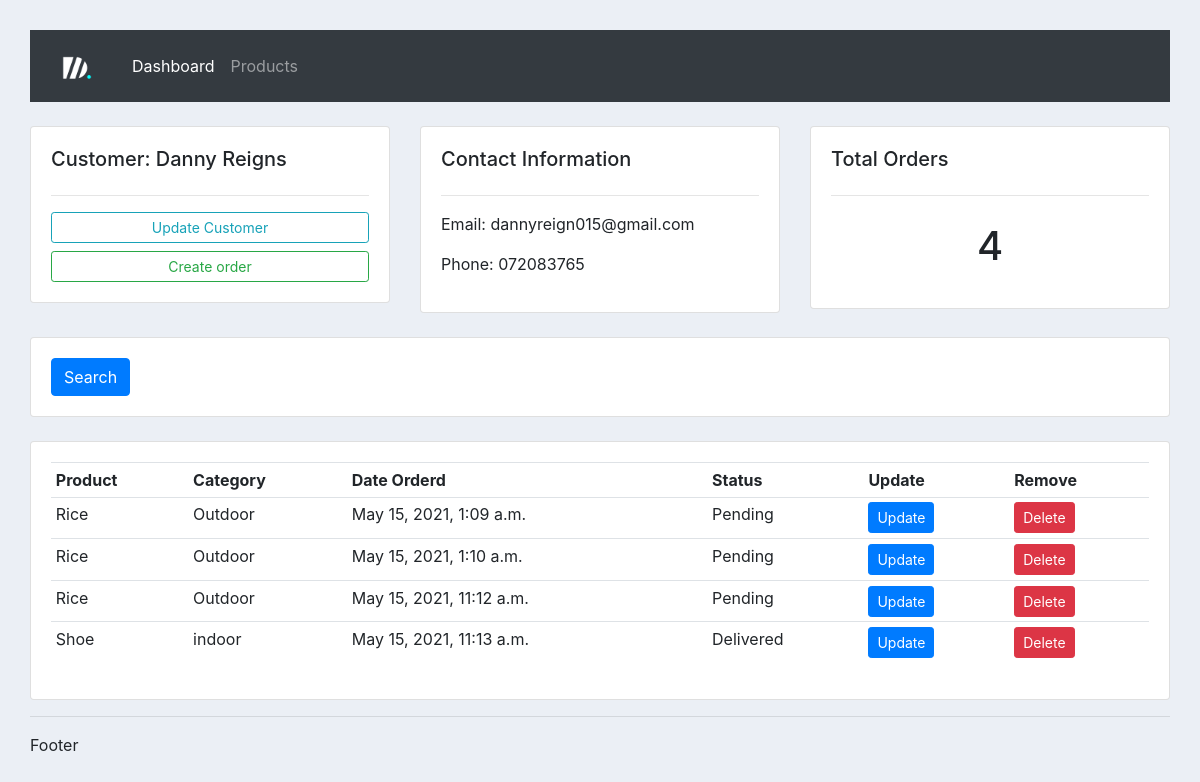
Before: /customer/1/ with the older database file.
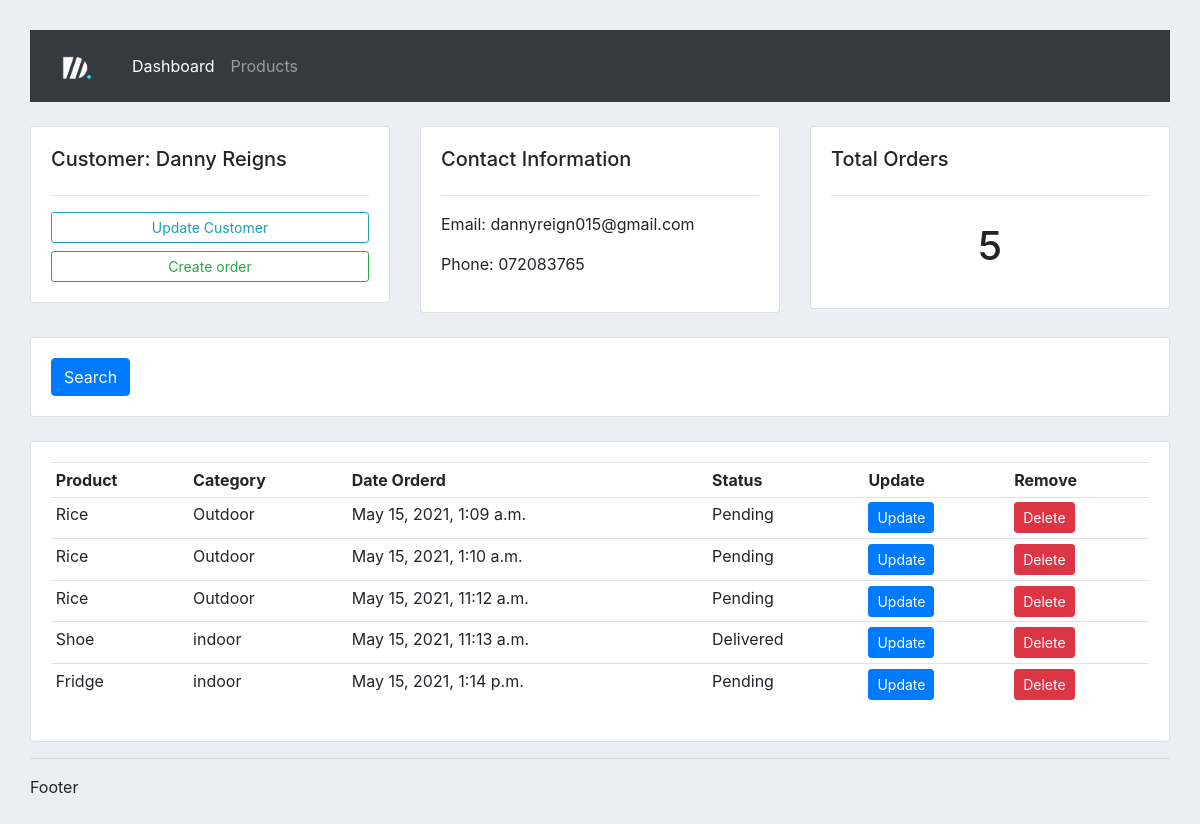
After: the same page with the newer database file.
### crm_app/models.py (models this page shows, shortened)
class Order(models.Model):
    STATUS =(
        ('Pending', 'Pending'),
        ('Out for delivery', 'Out for delivery'),
        ('Delivered', 'Delivered')
    )
    status = models.CharField(max_length=200, choices = STATUS, null=True)
    customer = models.ForeignKey(Customer, null=True, on_delete=CASCADE)
    product = models.ForeignKey(Product, null=True, on_delete=CASCADE)
    category = models.CharField(max_length=200, null=True)
    date_created = models.DateTimeField(auto_now_add=True, null=True)

class Product(models.Model):
    CATEGORY = (
        ('indoor', 'Indoor'),
        ('Outdoor', 'Outdoor')
    )
    name = models.CharField(max_length=200, null=True)
    price = models.FloatField(null=True)
    category = models.CharField(max_length=200, null=True, choices=CATEGORY)
    date_created = models.DateTimeField(auto_now_add=True)
    tags = models.ManyToManyField(Tag)
    def __str__(self):
        return self.name

### crm_app/views.py (the view)
# urls.py: path('customer/<str:pk>/', views.customer, name='customer'),
def customer(request, pk):
    customer = Customer.objects.get(id=pk)
    orders = customer.order_set.all()
    total_order = orders.count()
    context = {
        'customer':customer,
        'orders':orders,
        'total_order':total_order,}
    return render(request, 'crm_app/customer.html', context)

### crm_app/templates/crm_app/customer.html
{% extends 'crm_app/main_template.html' %}
{% block content %}
<br>
<div class="row">
	<div class="col-md">
		<div class="card card-body">
			<h5>Customer: {{customer.name}}</h5>
			<hr>
			<a class="btn btn-outline-info  btn-sm btn-block" href="">Update Customer</a>
			<a class="btn btn-outline-success  btn-sm btn-block" href="{% url 'create_order' customer.id %}">Create order</a>
		</div>
	</div>
	<div class="col-md">
		<div class="card card-body">
			<h5>Contact Information</h5>
			<hr>
			<p>Email: {{customer.email}} </p>
			<p>Phone: {{customer.phone}} </p>
		</div>
	</div>
	<div class="col-md">
		<div class="card card-body">
			<h5>Total Orders</h5>
			<hr>
			<h1 style="text-align: center;padding: 10px">{{total_order}}</h1>
		</div>
	</div>
</div>
<br>
<div class="row">
	<div class="col">
		<div class="card card-body">
			<form method="get">
		    <button class="btn btn-primary" type="submit">Search</button>
		  </form>
		</div>
	</div>
</div>
<br>
<div class="row">
	<div class="col-md">
		<div class="card card-body">
			<table class="table table-sm">
				<tr>
					<th>Product</th>
					<th>Category</th>
					<th>Date Orderd</th>
					<th>Status</th>
					<th>Update</th>
					<th>Remove</th>
				</tr>
                {% for order in orders %}
                <tr>
                    <td>{{order.product}}</td>
                    <td>{{order.product.category}}</td>
                    <td>{{order.date_created}}</td>
                    <td>{{order.status}}</td>
					<td><a href="{% url 'update_order' order.id %}" class="btn btn-sm btn-primary">Update</a></td>
                    <td><a href="{% url 'delete_order' order.id %}" class="btn btn-sm btn-danger">Delete</a></td>
                </tr>
                {% endfor %}
			</table>
		</div>
	</div>
</div>
{% endblock %}

Changed rows visible on the page:
added Order: product "Fridge", product.category "indoor", date_created "May 15, 2021, 1:14 p.m.", status "Pending"
Other visible differences:
{{ total_order }}: "4" → "5"
